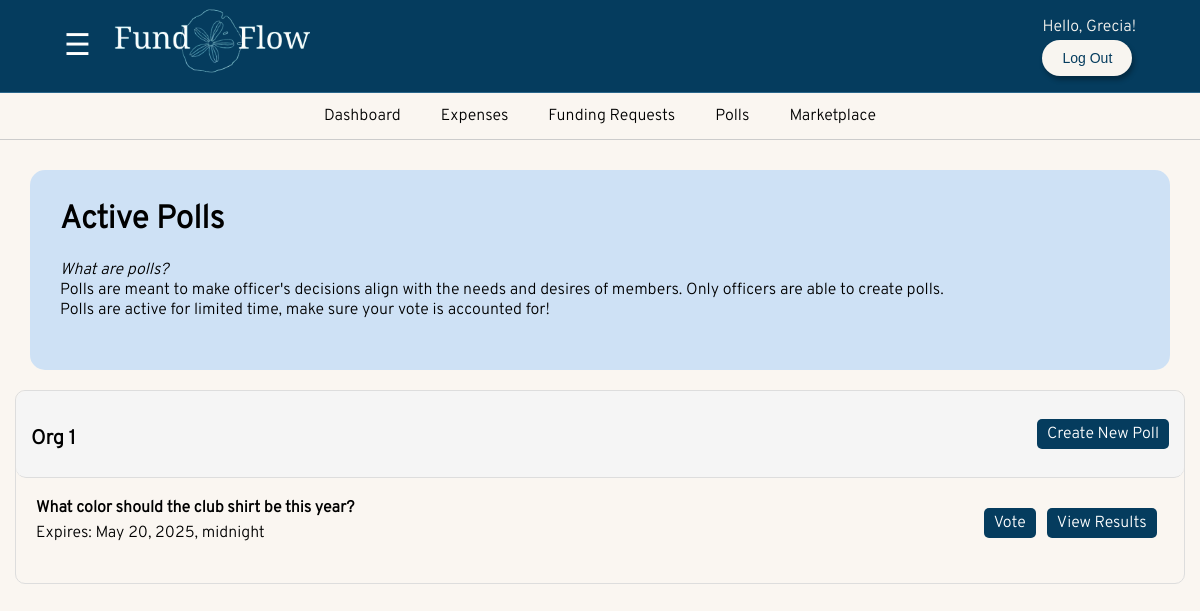
Page /voting/ (signed in) on the earlier database version.
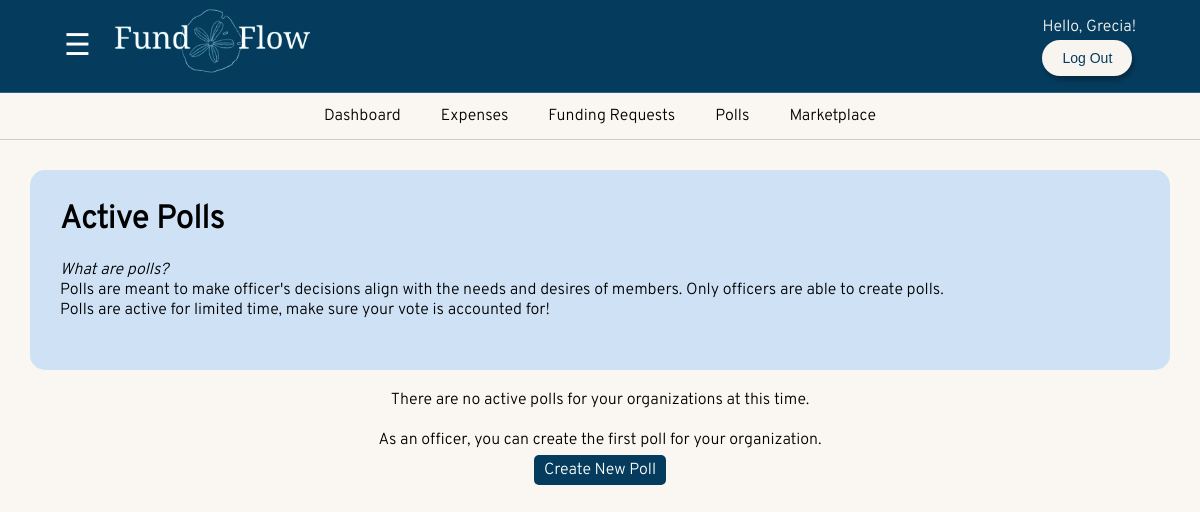
Same page on the later database version.
### FundFlow/models.py (models this page shows, shortened)
class Organization(models.Model):
    name= models.CharField(max_length=255, unique=True)
    description = models.TextField(blank=True, null=True)
    president = models.ForeignKey(User, on_delete=models.CASCADE, related_name='president_of', blank=True, null=True)
    treasurer = models.ForeignKey(User, on_delete=models.SET_NULL ,related_name='treasurer_of', blank=True, null=True)
    members = models.ManyToManyField(User, related_name='organizations', blank=True)
    pending_members = models.ManyToManyField(User, related_name='pending_organizations', blank=True)
    bank_email= models.EmailField(verbose_name='Email Address', unique=False, blank=True, null=True)
    tickets=models.ManyToManyField('CreateTicket', related_name='tickets', blank=True)
    def __str__(self):
        return self.name

class Poll(models.Model):
    question = models.TextField()
    option_one = models.CharField(max_length=50)
    option_two = models.CharField(max_length=50)
    option_three = models.CharField(max_length=50)
    option_one_count = models.IntegerField(default=0)
    option_two_count = models.IntegerField(default=0)
    option_three_count = models.IntegerField(default=0)
    pub_date = models.DateTimeField()
    expiration_date = models.DateTimeField()
    organization = models.ForeignKey(
        'Organization',
        on_delete=models.CASCADE,
        related_name='polls',
        null=True  # Make it nullable for existing records
    )
    created_by = models.ForeignKey(
        User,
        on_delete=models.CASCADE,
        related_name='created_polls',
        null=True
    )

### FundFlow/views.py (the view)
# urls.py: path('voting/', views.voting_view, name='voting'),
@login_required
def voting_view(request):
    current_time = timezone.now()
    current_user = request.user
    try:
        curProf = UserProfile.objects.get(user=current_user)
        user_type = curProf.user_type
        user_orgs = Organization.objects.filter(members=current_user)
        polls_by_org = defaultdict(list)
        for org in user_orgs:
            org_polls = Poll.objects.filter(
                organization=org,
                expiration_date__gt=current_time
            )
            if org_polls.exists():
                polls_by_org[org] = org_polls
    except Exception as e:
        print(f"Error: {str(e)}")
        user_type = None
        polls_by_org = {}
    print("Polls by org:", polls_by_org)
    context = {
        'polls_by_org': dict(polls_by_org),
        'user_type': user_type,
        'user_orgs': user_orgs
    }
    template = loader.get_template('voting/voting.html')
    return HttpResponse(template.render(context, request))

### FundFlow/templates/voting/voting.html
{% extends 'base.html' %}
{% block content %}
<div class="voting-row">
    <div class="col-lg-8 col-lg-offset-2">
        <div class="panel voting-panel-default">
            <div class="panel-heading">
                <h3 class="panel-title">Active Polls</h3>
                <p class="paragraph">
                    <i>What are polls?</i> <br>
                    Polls are meant to make officer's decisions align with the needs and desires of members. Only officers
                    are able to create polls.
                    <br>Polls are active for limited time, make sure your vote is accounted for!
                </p>
            </div>
            {% if polls_by_org %}
                {% for org, polls in polls_by_org.items %}
                <div class="org-polls-container">
                    <div class="org-header">
                        <div class="org-title-container">
                            <h4 class="org-name">{{ org.name }}</h4>
                            {% if user_type == "president" or user_type == "treasurer" %}
                                {% if user.userprofile.current_Org == org %}
                                <span class="createPoll-container">
                                    <a href="{% url 'createPoll' %}" class="createPoll-btn btn-info btn-xs">Create New Poll</a>
                                </span>
                                {% endif %}
                            {% endif %}
                        </div>
                    </div>
                    <ul class="poll-list-group">
                        {% for poll in polls %}
                        <li class="poll-list-item">
                            <strong class="poll-question">{{ poll.question }}</strong>
                            <p>Expires: {{ poll.expiration_date }}</p>
                            <span class="pull-right">
                                <a href="{% url 'voteForPoll' poll.id %}" class="vote-btn btn-info btn-xs">Vote</a> &nbsp;
                                <a href="{% url 'resultsPoll' poll.id %}" class="results-btn btn-default btn-xs">View Results</a> &nbsp;
                            </span>
                        </li>
                        {% endfor %}
                    </ul>
                </div>
                {% endfor %}
            {% else %}
                <div class="no-polls">
                    <p>There are no active polls for your organizations at this time.</p>
                    {% if user_type == "president" or user_type == "treasurer" %}
                    <div class="create-first-poll">
                        <p class="no-poll-text">As an officer, you can create the first poll for your organization.<br></p>
                        <a href="{% url 'createPoll' %}" class="createPoll-btn btn-info">Create New Poll</a>
                    </div>
                    {% endif %}
                </div>
            {% endif %}
        </div>
    </div>
</div>
{% endblock %}

Differences in the rows shown:
no longer on this page (row unchanged): Organization: name "Org 1", shows "Create New Poll"
removed Poll: question "What color should the club shirt be this year?", expiration_date "May 20, 2025, midnight"
Other differences:
text now shown: "There are no active polls for your organizations at this time. As an officer, you can create the first poll for your organization. Create New Poll"
